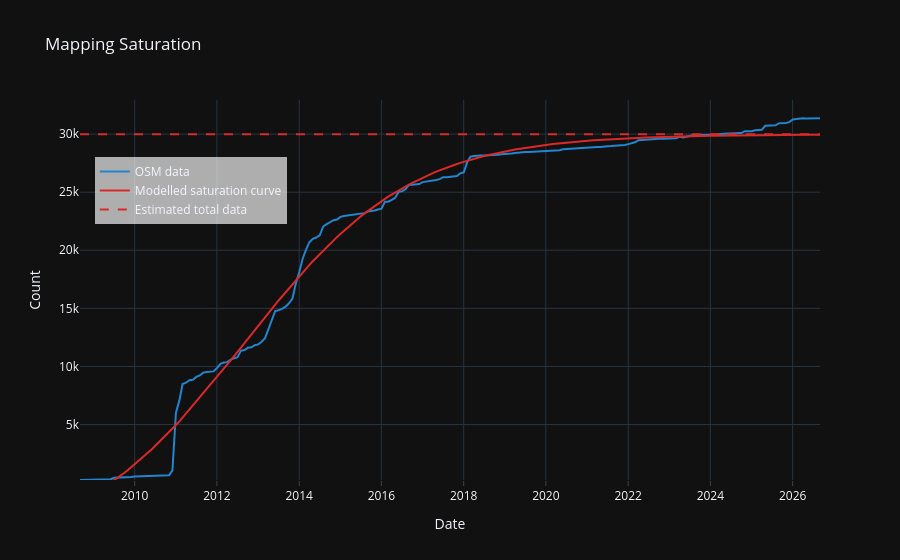

The cell this chart's notebook holds for it:
### Markdown cell above
### Mapping Saturation Indicator

The Mapping Saturation indicator calculate the saturation of mapping activity within the last 3 years.
It is based on the premise that each aggregation of features (e.g. length of roads or count of buildings) has a maximum. After increased mapping activity saturation is reached near this maximum.
The Mapping Saturation indicator works well with following topics:

- Buildings (`buildings`)
- Roads (`roads-all-highways`)
- Points of Interest (`poi`)

See the [Mapping Saturation page](https://giscience.github.io/oqapi-jupyter-book/en/mapping-saturation) in the oqapi-jupyter-book for more details.

### Code cell
import json

import plotly.graph_objects as go
import requests
from IPython.display import display as ipy_display

base_url = "https://api.heigit.org/ohsome-quality-api/v2"
endpoint = "/indicators"
indicator = "/mapping-saturation"
url = base_url + endpoint + indicator

with open("germany-heidelberg.geojson", "r") as file:
    bpolys = json.load(file)

headers = {"accept": "application/json", "authorization": api_key}

parameters = {
    "topic": "buildings",
    "bpolys": bpolys,
}

response = requests.post(url, headers=headers, json=parameters, timeout=60)
response.raise_for_status()
results = response.json()["result"]

# display plotly figure per feature
for result in results:
    figure = go.Figure(result["result"]["figure"])
    ipy_display(figure)

### Figure 1 — Plotly figure (JSON) as saved in the notebook; plotly's stock layout.template omitted (floating-point values rounded to 4 significant figures; data arrays with more than 128 entries replaced by an {"elided": "..."} marker saying what was removed)
{"data": [{"line": {"color": "#2185D0"}, "name": "OSM data", "x": {"elided": "217 str values"}, "y": {"elided": "217 int values"}, "type": "scatter"}, {"line": {"color": "#DB2828"}, "name": "Modelled saturation curve", "x": {"elided": "217 str values"}, "y": {"elided": "217 float values"}, "type": "scatter"}, {"hovertext": "Estimated total data: 29988.31", "line": {"color": "#DB2828", "dash": "dash"}, "name": "Estimated total data", "showlegend": true, "x": {"elided": "217 str values"}, "y": {"elided": "217 float values"}, "type": "scatter"}], "layout": {"legend": {"bgcolor": "rgba(255,255,255,0.66)", "x": 0.02, "y": 0.85}, "showlegend": true, "title": {"text": "Mapping Saturation"}, "xaxis": {"ticks": "outside", "title": {"text": "Date"}}, "yaxis": {"range": [226, 32940.0], "title": {"text": "Count"}}}}
